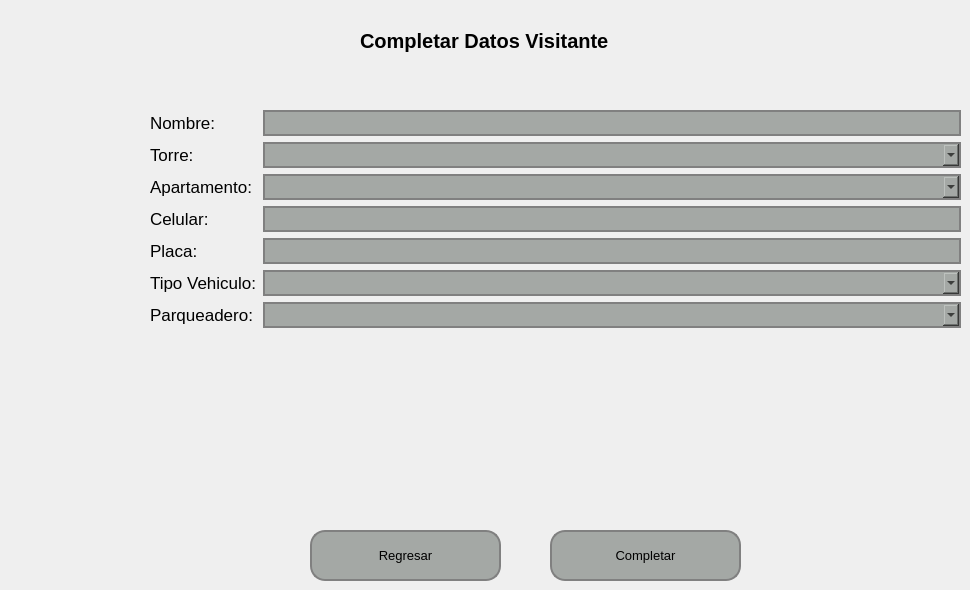
   <widget class="QWidget" name="pageCompletarDatosVisitante">
    <widget class="QPushButton" name="pushButtonCompletarVisitante">
     <property name="geometry">
      <rect>
       <x>550</x>
       <y>530</y>
       <width>191</width>
       <height>51</height>
      </rect>
     </property>
     <property name="font">
      <font>
       <pointsize>10</pointsize>
      </font>
     </property>
     <property name="styleSheet">
      <string notr="true">QPushButton {
    background-color: #a4a8a5; /* Color del botón */
    border-radius: 15px;       /* Borde redondeado, ajusta el valor para más curvatura */
    border: 2px solid #808080; /* Opcional: agrega un borde de color gris */
}

QPushButton:hover {
    background-color: #b0b5b0; /* Color al pasar el mouse */
}

QPushButton:pressed {
    background-color: #8f938f; /* Color al hacer clic */
}
</string>
     </property>
     <property name="text">
      <string>Completar</string>
     </property>
    </widget>
    <widget class="QWidget" name="formLayoutWidget_10">
     <property name="geometry">
      <rect>
       <x>150</x>
       <y>110</y>
       <width>811</width>
       <height>275</height>
      </rect>
     </property>
     <layout class="QFormLayout" name="formLayout_9">
      <item row="0" column="0">
       <widget class="QLabel" name="label_92">
        <property name="font">
         <font>
          <pointsize>13</pointsize>
         </font>
        </property>
        <property name="text">
         <string>Nombre: </string>
        </property>
       </widget>
      </item>
      <item row="0" column="1">
       <widget class="QLineEdit" name="lineEditNombreVisitante">
        <property name="font">
         <font>
          <pointsize>13</pointsize>
         </font>
        </property>
        <property name="styleSheet">
         <string notr="true">    background-color: #a4a8a5; /* Color del botón */
    border-radius: 15px;       /* Borde redondeado, ajusta el valor para más curvatura */
    border: 2px solid #808080; /* Opcional: agrega un borde de color gris */</string>
        </property>
       </widget>
      </item>
      <item row="1" column="0">
       <widget class="QLabel" name="label_94">
        <property name="font">
         <font>
          <pointsize>13</pointsize>
         </font>
        </property>
        <property name="text">
         <string>Torre:</string>
        </property>
       </widget>
      </item>
      <item row="1" column="1">
       <widget class="QComboBox" name="comboBoxTorreVisitante">
        <property name="font">
         <font>
          <pointsize>13</pointsize>
         </font>
        </property>
        <property name="styleSheet">
         <string notr="true">    background-color: #a4a8a5; /* Color del botón */
    border-radius: 15px;       /* Borde redondeado, ajusta el valor para más curvatura */
    border: 2px solid #808080; /* Opcional: agrega un borde de color gris */</string>
        </property>
       </widget>
      </item>
      <item row="2" column="0">
       <widget class="QLabel" name="label_95">
        <property name="font">
         <font>
          <pointsize>13</pointsize>
         </font>
        </property>
        <property name="text">
         <string>Apartamento:</string>
        </property>
       </widget>
      </item>
      <item row="2" column="1">
       <widget class="QComboBox" name="comboBoxApartamentoVisitante">
        <property name="font">
         <font>
          <pointsize>13</pointsize>
         </font>
        </property>
        <property name="styleSheet">
         <string notr="true">    background-color: #a4a8a5; /* Color del botón */
    border-radius: 15px;       /* Borde redondeado, ajusta el valor para más curvatura */
    border: 2px solid #808080; /* Opcional: agrega un borde de color gris */</string>
        </property>
       </widget>
      </item>
      <item row="3" column="0">
       <widget class="QLabel" name="label_97">
        <property name="font">
         <font>
          <pointsize>13</pointsize>
         </font>
        </property>
        <property name="text">
         <string>Celular:</string>
        </property>
       </widget>
      </item>
      <item row="3" column="1">
       <widget class="QLineEdit" name="lineEditCelularVisitante">
        <property name="font">
         <font>
          <pointsize>13</pointsize>
         </font>
        </property>
        <property name="styleSheet">
         <string notr="true">    background-color: #a4a8a5; /* Color del botón */
    border-radius: 15px;       /* Borde redondeado, ajusta el valor para más curvatura */
    border: 2px solid #808080; /* Opcional: agrega un borde de color gris */</string>
        </property>
       </widget>
      </item>
      <item row="4" column="0">
       <widget class="QLabel" name="label_64">
        <property name="font">
         <font>
          <pointsize>13</pointsize>
         </font>
        </property>
        <property name="text">
         <string>Placa:</string>
        </property>
       </widget>
      </item>
      <item row="5" column="0">
       <widget class="QLabel" name="label_90">
        <property name="font">
         <font>
          <pointsize>13</pointsize>
         </font>
        </property>
        <property name="text">
         <string>Tipo Vehiculo:</string>
        </property>
       </widget>
      </item>
      <item row="6" column="0">
       <widget class="QLabel" name="label_91">
        <property name="font">
         <font>
          <pointsize>13</pointsize>
         </font>
        </property>
        <property name="text">
         <string>Parqueadero:</string>
        </property>
       </widget>
      </item>
      <item row="4" column="1">
       <widget class="QLineEdit" name="lineEditPlacaVisitante">
        <property name="font">
         <font>
          <pointsize>13</pointsize>
         </font>
        </property>
        <property name="styleSheet">
         <string notr="true">    background-color: #a4a8a5; /* Color del botón */
    border-radius: 15px;       /* Borde redondeado, ajusta el valor para más curvatura */
    border: 2px solid #808080; /* Opcional: agrega un borde de color gris */</string>
        </property>
       </widget>
      </item>
      <item row="6" column="1">
       <widget class="QComboBox" name="comboBoxParqueaderoVisitante">
        <property name="font">
         <font>
          <pointsize>13</pointsize>
         </font>
        </property>
        <property name="styleSheet">
         <string notr="true">    background-color: #a4a8a5; /* Color del botón */
    border-radius: 15px;       /* Borde redondeado, ajusta el valor para más curvatura */
    border: 2px solid #808080; /* Opcional: agrega un borde de color gris */</string>
        </property>
       </widget>
      </item>
      <item row="5" column="1">
       <widget class="QComboBox" name="comboBoxTipoVehiculoVisitante">
        <property name="font">
         <font>
          <pointsize>13</pointsize>
         </font>
        </property>
        <property name="styleSheet">
         <string notr="true">    background-color: #a4a8a5; /* Color del botón */
    border-radius: 15px;       /* Borde redondeado, ajusta el valor para más curvatura */
    border: 2px solid #808080; /* Opcional: agrega un borde de color gris */</string>
        </property>
       </widget>
      </item>
     </layout>
    </widget>
    <widget class="QPushButton" name="pushButtonRegresarVisitante_2">
     <property name="geometry">
      <rect>
       <x>310</x>
       <y>530</y>
       <width>191</width>
       <height>51</height>
      </rect>
     </property>
     <property name="font">
      <font>
       <pointsize>10</pointsize>
      </font>
     </property>
     <property name="styleSheet">
      <string notr="true">QPushButton {
    background-color: #a4a8a5; /* Color del botón */
    border-radius: 15px;       /* Borde redondeado, ajusta el valor para más curvatura */
    border: 2px solid #808080; /* Opcional: agrega un borde de color gris */
}

QPushButton:hover {
    background-color: #b0b5b0; /* Color al pasar el mouse */
}

QPushButton:pressed {
    background-color: #8f938f; /* Color al hacer clic */
}
</string>
     </property>
     <property name="text">
      <string>Regresar</string>
     </property>
    </widget>
    <widget class="QLabel" name="label_65">
     <property name="geometry">
      <rect>
       <x>360</x>
       <y>20</y>
       <width>331</width>
       <height>41</height>
      </rect>
     </property>
     <property name="font">
      <font>
       <pointsize>15</pointsize>
       <weight>75</weight>
       <bold>true</bold>
      </font>
     </property>
     <property name="text">
      <string>Completar Datos Visitante</string>
     </property>
    </widget>
   </widget>
